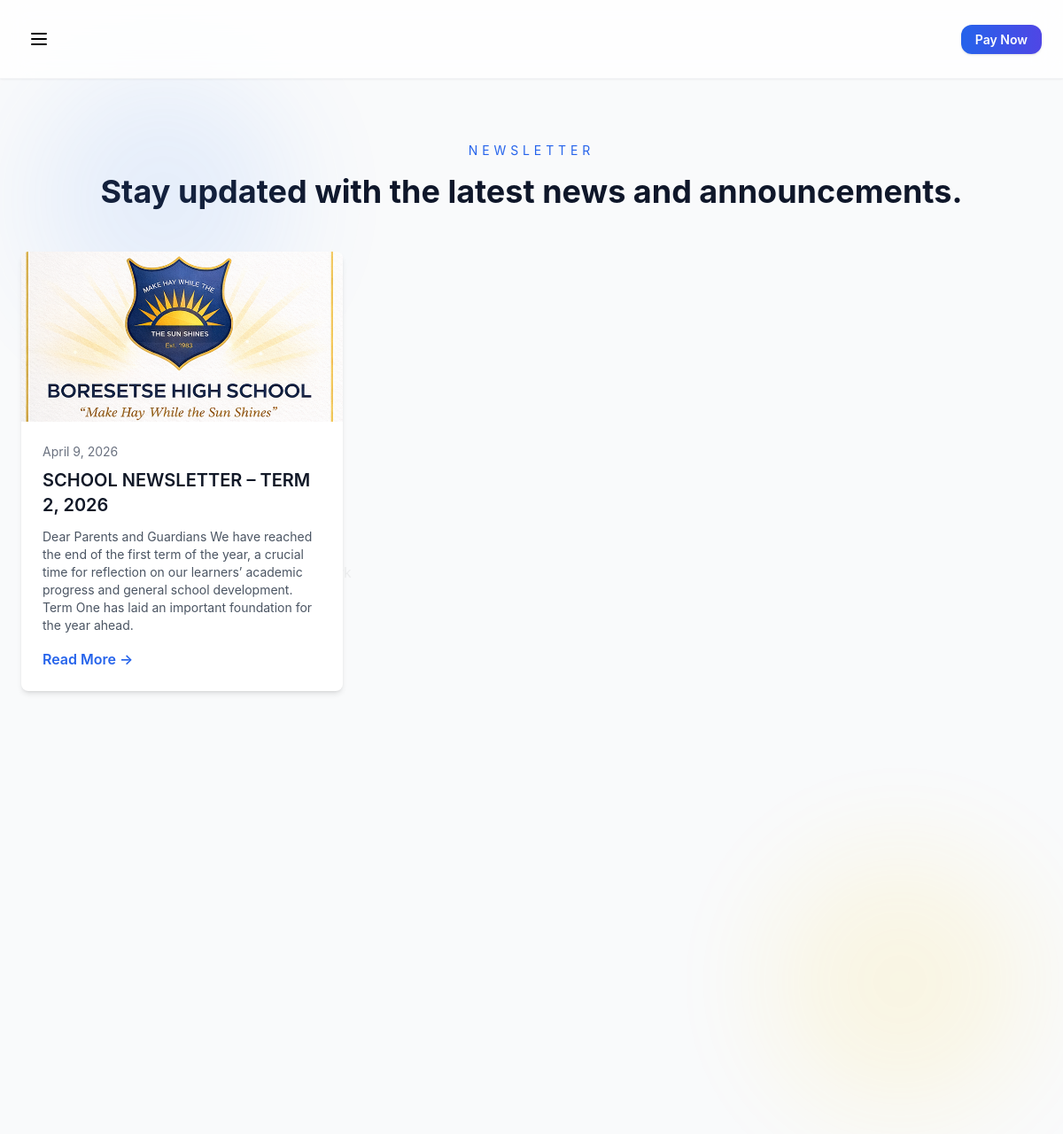
The page /newsletter/ on the database its author committed.
### core/models.py (models this page shows, shortened)
class Newsletter(models.Model):
    title = models.CharField(max_length=200)
    summary = models.TextField(max_length=500)
    content = models.TextField()
    image = models.ImageField(upload_to="newsletters/")
    published_date = models.DateField()
    created_at = models.DateTimeField(auto_now_add=True)
    class Meta:
        ordering = ['-published_date']

### core/views.py (the view)
# urls.py: path('newsletter/', views.newsletter),
def newsletter(request):
    return render(request, "newsletter.html", {
        "newsletters": Newsletter.objects.all()
    })

### templates/newsletter.html (shortened to what this page needs)
{% extends "base.html" %}
{% block content %}
<div class="min-h-screen">
  <div class="max-w-7xl mx-auto px-6 py-40">
    <div class="text-center mb-12">
      <p class="text-sm uppercase tracking-[0.35em] text-blue-600 mb-4">Newsletter</p>
      <h3 class="text-4xl font-bold text-slate-900 mb-6">Stay updated with the latest news and announcements.</h3>
    </div>
    {% if newsletters %}
    <div class="grid md:grid-cols-2 lg:grid-cols-3 gap-8">
      {% for item in newsletters %}
      <div class="bg-white rounded-lg shadow-md overflow-hidden hover:shadow-lg transition-shadow" data-aos="fade-up">
        <img src="{{ item.image.url }}" alt="{{ item.title }}" class="w-full h-48 object-cover">
        <div class="p-6">
          <div class="text-sm text-gray-500 mb-2">{{ item.published_date }}</div>
          <h3 class="text-xl font-semibold text-gray-900 mb-3">{{ item.title }}</h3>
          <p class="text-sm text-gray-600 mb-4">{{ item.summary }}</p>
          <button onclick="openModal({{ item.id }})" class="text-blue-600 font-semibold hover:text-blue-700 transition-colors">
            Read More →
          </button>
        </div>
      </div>
      {% endfor %}
    </div>
    {% else %}
    <p class="text-center text-gray-500 py-12">No newsletters available yet.</p>
    {% endif %}
  </div>
</div>
{% endblock %}

### templates/base.html (style rules this page uses)
* { -webkit-font-smoothing: antialiased; -moz-osx-font-smoothing: grayscale; }
body { font-family: -apple-system, BlinkMacSystemFont, 'Segoe UI', 'Roboto', 'Oxygen', 'Ubuntu', 'Cantarell', sans-serif; }

### rows shown on the page
Newsletter: image (picture), published_date "April 9, 2026", title "SCHOOL NEWSLETTER – TERM 2, 2026", summary "Dear Parents and Guardians We have reached the end of the first term of the year, a crucial time for reflection on our learners’ academic progress and general school development. Term One has laid an important foundation for the year ahead."
